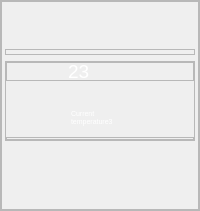
                  <widget class="QFrame" name="map_center_18">
                   <property name="sizePolicy">
                    <sizepolicy hsizetype="Expanding" vsizetype="Expanding">
                     <horstretch>11</horstretch>
                     <verstretch>9</verstretch>
                    </sizepolicy>
                   </property>
                   <property name="minimumSize">
                    <size>
                     <width>61</width>
                     <height>24</height>
                    </size>
                   </property>
                   <property name="styleSheet">
                    <string notr="true">#map_center_18{
	background-color: transparent;
	
	
	
	
	
	image: url(:/images/rak-01.svg);
	
	
	background-repeat: none;
}</string>
                   </property>
                   <property name="frameShape">
                    <enum>QFrame::StyledPanel</enum>
                   </property>
                   <property name="frameShadow">
                    <enum>QFrame::Raised</enum>
                   </property>
                   <layout class="QVBoxLayout" name="verticalLayout_69">
                    <property name="leftMargin">
                     <number>0</number>
                    </property>
                    <property name="topMargin">
                     <number>0</number>
                    </property>
                    <property name="rightMargin">
                     <number>0</number>
                    </property>
                    <property name="bottomMargin">
                     <number>0</number>
                    </property>
                    <item>
                     <widget class="QFrame" name="frame_114">
                      <property name="sizePolicy">
                       <sizepolicy hsizetype="Expanding" vsizetype="Expanding">
                        <horstretch>11</horstretch>
                        <verstretch>9</verstretch>
                       </sizepolicy>
                      </property>
                      <property name="minimumSize">
                       <size>
                        <width>57</width>
                        <height>0</height>
                       </size>
                      </property>
                      <property name="styleSheet">
                       <string notr="true">#frame_109{
	background-color: transparent;
	border:none;
}</string>
                      </property>
                      <property name="frameShape">
                       <enum>QFrame::StyledPanel</enum>
                      </property>
                      <property name="frameShadow">
                       <enum>QFrame::Raised</enum>
                      </property>
                      <layout class="QVBoxLayout" name="verticalLayout_82">
                       <property name="leftMargin">
                        <number>3</number>
                       </property>
                       <property name="topMargin">
                        <number>47</number>
                       </property>
                       <property name="rightMargin">
                        <number>3</number>
                       </property>
                       <property name="bottomMargin">
                        <number>68</number>
                       </property>
                       <item>
                        <widget class="QFrame" name="frame_12">
                         <property name="sizePolicy">
                          <sizepolicy hsizetype="Preferred" vsizetype="Expanding">
                           <horstretch>0</horstretch>
                           <verstretch>1</verstretch>
                          </sizepolicy>
                         </property>
                         <property name="frameShape">
                          <enum>QFrame::StyledPanel</enum>
                         </property>
                         <property name="frameShadow">
                          <enum>QFrame::Raised</enum>
                         </property>
                        </widget>
                       </item>
                       <item>
                        <widget class="QFrame" name="frame_133">
                         <property name="sizePolicy">
                          <sizepolicy hsizetype="Expanding" vsizetype="Expanding">
                           <horstretch>11</horstretch>
                           <verstretch>14</verstretch>
                          </sizepolicy>
                         </property>
                         <property name="minimumSize">
                          <size>
                           <width>57</width>
                           <height>55</height>
                          </size>
                         </property>
                         <property name="styleSheet">
                          <string notr="true">#frame_116{

	background-color: transparent;
	border:none;
}</string>
                         </property>
                         <property name="frameShape">
                          <enum>QFrame::StyledPanel</enum>
                         </property>
                         <property name="frameShadow">
                          <enum>QFrame::Raised</enum>
                         </property>
                         <layout class="QVBoxLayout" name="verticalLayout_121">
                          <property name="leftMargin">
                           <number>0</number>
                          </property>
                          <property name="topMargin">
                           <number>0</number>
                          </property>
                          <property name="rightMargin">
                           <number>0</number>
                          </property>
                          <property name="bottomMargin">
                           <number>0</number>
                          </property>
                          <item>
                           <widget class="QFrame" name="frame_222">
                            <property name="sizePolicy">
                             <sizepolicy hsizetype="Expanding" vsizetype="Expanding">
                              <horstretch>11</horstretch>
                              <verstretch>6</verstretch>
                             </sizepolicy>
                            </property>
                            <property name="minimumSize">
                             <size>
                              <width>0</width>
                              <height>19</height>
                             </size>
                            </property>
                            <property name="styleSheet">
                             <string notr="true">#frame_117{
background-color: none;


}</string>
                            </property>
                            <property name="frameShape">
                             <enum>QFrame::StyledPanel</enum>
                            </property>
                            <property name="frameShadow">
                             <enum>QFrame::Raised</enum>
                            </property>
                            <layout class="QHBoxLayout" name="horizontalLayout_139">
                             <property name="leftMargin">
                              <number>0</number>
                             </property>
                             <property name="topMargin">
                              <number>0</number>
                             </property>
                             <property name="rightMargin">
                              <number>0</number>
                             </property>
                             <property name="bottomMargin">
                              <number>0</number>
                             </property>
                             <item>
                              <widget class="QLabel" name="temp_image_down_64">
                               <property name="sizePolicy">
                                <sizepolicy hsizetype="Expanding" vsizetype="Expanding">
                                 <horstretch>4</horstretch>
                                 <verstretch>6</verstretch>
                                </sizepolicy>
                               </property>
                               <property name="minimumSize">
                                <size>
                                 <width>5</width>
                                 <height>15</height>
                                </size>
                               </property>
                               <property name="styleSheet">
                                <string notr="true">
background-color: none;
	image: url(:/images/phptps/temp red-02-02.svg);
</string>
                               </property>
                               <property name="text">
                                <string/>
                               </property>
                              </widget>
                             </item>
                             <item>
                              <widget class="QLabel" name="temp_down_53">
                               <property name="sizePolicy">
                                <sizepolicy hsizetype="Expanding" vsizetype="Expanding">
                                 <horstretch>9</horstretch>
                                 <verstretch>9</verstretch>
                                </sizepolicy>
                               </property>
                               <property name="minimumSize">
                                <size>
                                 <width>37</width>
                                 <height>14</height>
                                </size>
                               </property>
                               <property name="font">
                                <font>
                                 <pointsize>-1</pointsize>
                                 <weight>50</weight>
                                 <italic>false</italic>
                                 <bold>false</bold>
                                </font>
                               </property>
                               <property name="styleSheet">
                                <string notr="true">#temp_down_53{
	 color: white;
   	font:19px;

}


</string>
                               </property>
                               <property name="text">
                                <string>23</string>
                               </property>
                               <property name="textFormat">
                                <enum>Qt::PlainText</enum>
                               </property>
                               <property name="wordWrap">
                                <bool>false</bool>
                               </property>
                               <property name="margin">
                                <number>0</number>
                               </property>
                               <property name="openExternalLinks">
                                <bool>false</bool>
                               </property>
                              </widget>
                             </item>
                            </layout>
                           </widget>
                          </item>
                          <item>
                           <widget class="QLabel" name="label_102">
                            <property name="sizePolicy">
                             <sizepolicy hsizetype="Expanding" vsizetype="Fixed">
                              <horstretch>10</horstretch>
                              <verstretch>9</verstretch>
                             </sizepolicy>
                            </property>
                            <property name="minimumSize">
                             <size>
                              <width>57</width>
                              <height>4</height>
                             </size>
                            </property>
                            <property name="styleSheet">
                             <string notr="true">
	background-color: none;
	image: url(:/images/phptps/line kutah-02-02.svg);


</string>
                            </property>
                            <property name="text">
                             <string/>
                            </property>
                           </widget>
                          </item>
                          <item alignment="Qt::AlignHCenter">
                           <widget class="QLabel" name="label_103">
                            <property name="sizePolicy">
                             <sizepolicy hsizetype="Expanding" vsizetype="Expanding">
                              <horstretch>11</horstretch>
                              <verstretch>8</verstretch>
                             </sizepolicy>
                            </property>
                            <property name="minimumSize">
                             <size>
                              <width>57</width>
                              <height>27</height>
                             </size>
                            </property>
                            <property name="font">
                             <font>
                              <pointsize>5</pointsize>
                              <weight>50</weight>
                              <italic>false</italic>
                              <bold>false</bold>
                             </font>
                            </property>
                            <property name="styleSheet">
                             <string notr="true">

#label_103{
background-color:none;
color: rgb(255, 255, 255);
font: 5pt;


}


</string>
                            </property>
                            <property name="text">
                             <string>Current 
temperature3</string>
                            </property>
                           </widget>
                          </item>
                          <item>
                           <widget class="QFrame" name="frame_14">
                            <property name="sizePolicy">
                             <sizepolicy hsizetype="Preferred" vsizetype="Expanding">
                              <horstretch>0</horstretch>
                              <verstretch>2</verstretch>
                             </sizepolicy>
                            </property>
                            <property name="frameShape">
                             <enum>QFrame::StyledPanel</enum>
                            </property>
                            <property name="frameShadow">
                             <enum>QFrame::Raised</enum>
                            </property>
                           </widget>
                          </item>
                         </layout>
                        </widget>
                       </item>
                      </layout>
                     </widget>
                    </item>
                   </layout>
                  </widget>
